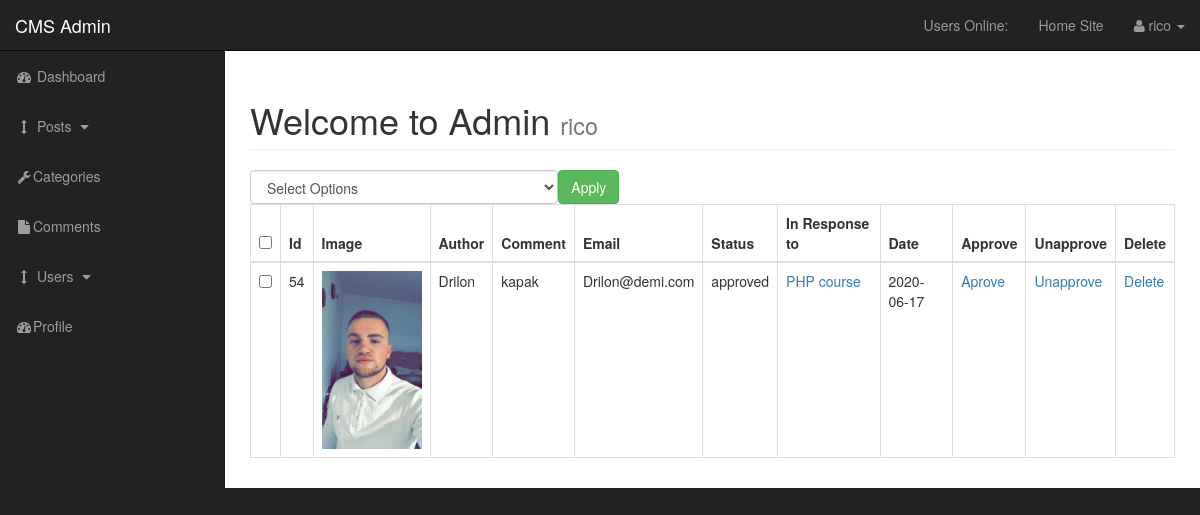
The page /admin/comments.php (signed in) on the database its author committed.
### tables this page shows
CREATE TABLE `comments` (
  `comment_id` int(3) NOT NULL,
  `comment_post_id` int(3) NOT NULL,
  `comment_author` varchar(255) NOT NULL,
  `comment_email` varchar(255) NOT NULL,
  `comment_content` text NOT NULL,
  `comment_status` varchar(255) NOT NULL,
  `comment_date` date NOT NULL,
  `comment_image` text NOT NULL
);

CREATE TABLE `posts` (
  `post_id` int(3) NOT NULL,
  `post_category_id` int(3) NOT NULL,
  `post_title` varchar(255) NOT NULL,
  `post_author` varchar(255) NOT NULL,
  `post_user` varchar(255) NOT NULL,
  `post_date` date NOT NULL,
  `post_image` text NOT NULL,
  `post_content` text NOT NULL,
  `post_tags` varchar(255) NOT NULL,
  `post_comment_count` int(111) NOT NULL,
  `post_status` varchar(255) NOT NULL DEFAULT 'draft',
  `post_views_count` int(11) NOT NULL
);

### admin/includes/view_all_comments.php (the view, shortened to what this page needs)
     <form action="" method="post">
         <table class="table table-bordered table-hover">
            <div id="bulkOptionsContainer" class="col-xs-4">
              <select class="form-control" name="bulk_options" id="">
              <option value="">Select Options</option>
          </select>
      </div>
      <div id="col-xs-4">
      <input type="submit" name="submit" class="btn btn-success" value="Apply">
      </div>
        <thead>
            <tr>
               <th><input id="selectAllBoxes" type="checkbox"></th>
                <th>Id</th>
                <th>Image</th>
                <th>Author</th>
                <th>Comment</th>
                <th>Email</th>
                <th>Status</th>
                <th>In Response to</th>
                <th>Date</th>
                <th>Approve</th>
                <th>Unapprove</th>
                <th>Delete</th>
            </tr>
        </thead>
    <tbody>
       <?php
$query = "SELECT * FROM comments ";
$select_comments = mysqli_query($connection, $query);
while($row = mysqli_fetch_assoc($select_comments)) {
$comment_id = $row['comment_id'];
$comment_post_id = $row['comment_post_id'];
$comment_author = $row['comment_author'];
$comment_content = $row['comment_content'];
$comment_email = $row['comment_email'];
$comment_status = $row['comment_status'];
$comment_date = $row['comment_date'];
$comment_image = $row['comment_image'];
    echo "<tr>";
    ?>
    <td><input class='checkBoxes' id='selectAllBoxes' type='checkbox' name='checkBoxArray[]' value='<?php echo $comment_id; ?>'></td>
    <?php
    echo "<td>$comment_id</td>";
    echo "<td><img width='100' src='../images/$comment_image'alt='image'></td>";
    echo "<td>$comment_author</td>";
    echo "<td>$comment_content</td>";
    echo "<td>$comment_email</td>";
    echo "<td>$comment_status</td>";
    $query = "SELECT * FROM posts WHERE post_id = $comment_post_id ";
    $select_post_id_query = mysqli_query($connection, $query);
    while($row = mysqli_fetch_assoc($select_post_id_query)){
        $post_id = $row['post_id'];
        $post_title = $row['post_title'];
         echo "<td><a href='../post.php?p_id=$post_id'>$post_title</a></td>";
    }
    echo "<td>$comment_date</td>";
    echo "<td><a href='comments.php?approve=$comment_id'>Aprove</a></td>";
    echo "<td><a href='comments.php?unapprove=$comment_id'>Unapprove</a></td>";
    echo "<td><a onClick=\"javascript: return confirm('Are you sure you want to delete this comment?'); \" href='comments.php?delete=$comment_id'>Delete</a></td>";
    echo "</tr>";
}
        ?>
    </tbody>
     </table>
     </form>

### admin/css/sb-admin.css (style rules this page uses)
body { margin-top: 100px; background-color: #222; }
@media (min-width:768px) { body { margin-top: 50px; } }
#bulkOptionsContainer { padding: 0px;; }

### rows shown on the page
comments: comment_id "54", comment_image (picture), comment_author "Drilon", comment_content "kapak", comment_email "Drilon@demi.com", comment_status "approved", comment_date "2020-06-17"
posts: post_title "PHP course"

### other values the page prints
$_SESSION['username'] "rico"
